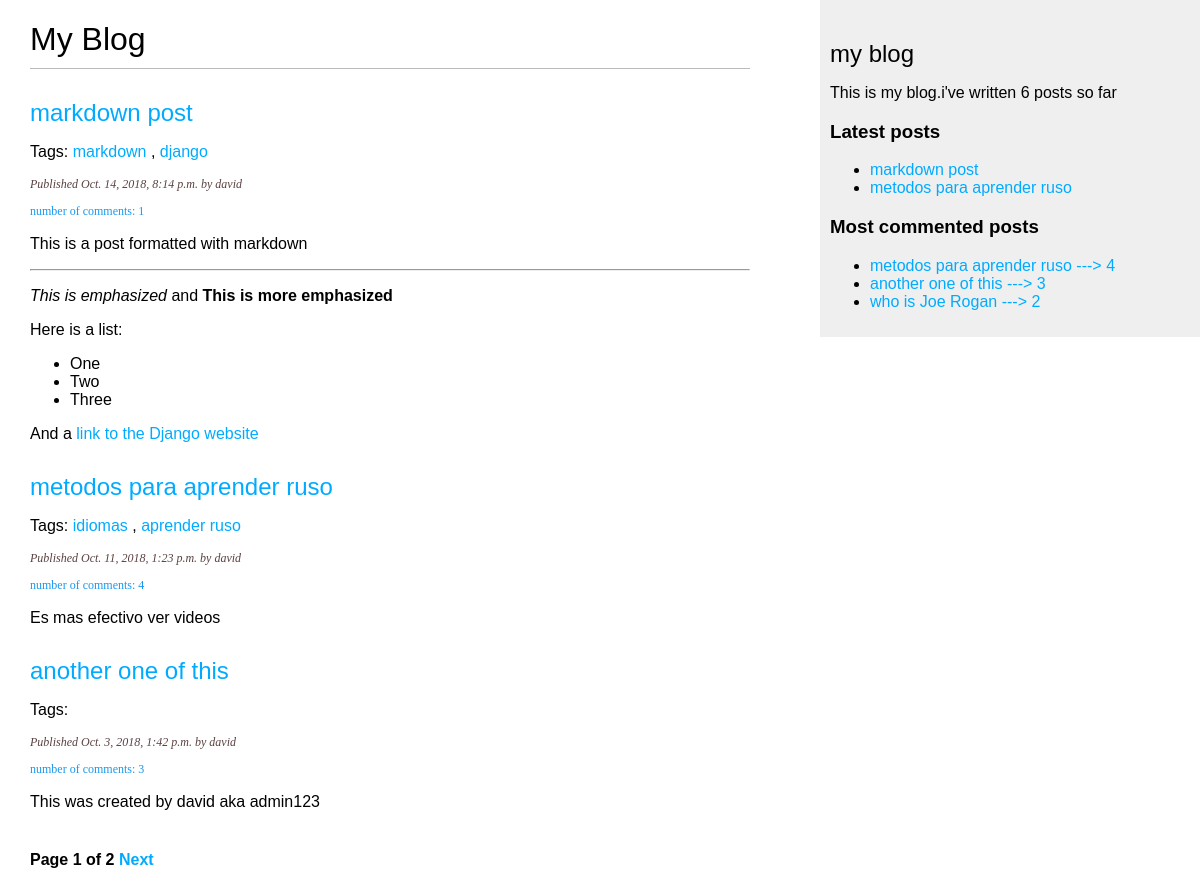
Screenshot of /blog/ with the database file from the repository.
### blog/models.py (models this page shows, shortened)
class Post (models.Model):
  STATUS_CHOICES = (
    ('draft','Draft'),
    ('published','Published'),
  )
  title = models.CharField(max_length=250)
  slug = models.SlugField(max_length=250,unique_for_date='publish')
  author = models.ForeignKey(User,on_delete=models.CASCADE,related_name='blog_posts')
  body = models.TextField()
  publish = models.DateTimeField(default=timezone.now)
  created = models.DateTimeField(auto_now_add=True)
  updated = models.DateTimeField(auto_now=True)
  status = models.CharField(max_length=10,choices=STATUS_CHOICES,default='draft')
  tags = TaggableManager()
  objects = models.Manager() # The default manager
  published = PublishedManager() # our custom manager
  class Meta:
    ordering = ('-publish',)
  def get_absolute_url(self):
    return reverse('blog:post_detail',
                       args=[self.publish.year,
                             self.publish.month,
                             self.publish.day,
                             self.slug])

### blog/views.py (the view)
# urls.py: path('',views.post_list, name='post_list'),
def post_list(request,tag_slug=None):
  object_list = Post.published.all()
  tag = None
  if tag_slug:
    tag = get_object_or_404(Tag,slug=tag_slug)
    object_list = object_list.filter(tags__in=[tag])
  paginator = Paginator(object_list,3)
  page = request.GET.get('page')
  try:
    posts = paginator.page(page)
  except PageNotAnInteger :
    posts = paginator.page(1)
  except EmptyPage:
    posts = paginator.page(paginator.num_pages)
  return render(request,'blog/post/list.html', {'page':page,'posts':posts,'tag':tag})

### blog/models.py (called while the page is built)
  def get_queryset(self):
    return super(PublishedManager,self).get_queryset().filter(status='published')

### blog/templatetags/blog_tags.py (called while the page is built)
@register.filter(name='markdown')
def markdown_format(text):
  return mark_safe(markdown.markdown(text))

@register.simple_tag
def get_most_commented_posts(count=3):
  return Post.published.annotate(total_comments=Count('comments')).order_by('-total_comments')[:count]

@register.simple_tag
def total_posts():
  return Post.published.count()

@register.inclusion_tag('blog/post/latest_posts.html')
def show_latest_posts(count=5):
  latest_posts = Post.published.order_by('-publish')[:count]
  return {'latest_posts':latest_posts}

### blog/templates/blog/post/list.html (shortened to what this page needs)
{% extends "blog/base.html" %}
{% load blog_tags %}
{%block content%}
  <h1>My Blog</h1>
  {% for post in posts %}
  <h2>
    <a href="{{ post.get_absolute_url }}">
        {{post.title}}
    </a>
  </h2>
  <p class="tags">
    Tags:
        {% for tag in post.tags.all %}
        <a href="{% url "blog:post_list_by_tag" tag.slug %}">
          {{tag.name}}
        </a>
        {% if not forloop.last %} , {% endif %}
        {% endfor %}
  </p>
  <p class="date">
    Published {{post.publish}} by {{post.author}}
  </p>
  <p class="numComments">
    number of comments: {{post.comments.count}}
  </p>
  {{post.body|markdown|truncatewords_html:30}}
  {% endfor %}
  {% include "pagination.html" with page=posts %}
{%endblock%}

### blog/templates/blog/base.html (shortened to what this page needs)
{% load blog_tags %}
{% load static %}
<!DOCTYPE html>
<html>
<head>
  <link rel="stylesheet" href="{% static "css/blog.css" %}">
</head>
<body>
  <div id="content">
    {% block content %}
    {% endblock %}
  </div>
  <div id="sidebar">
    <h2>my blog</h2>
    <p>This is my blog.i've written {% total_posts %} posts so far</p>
    <h3>Latest posts</h3>
    {% show_latest_posts 2 %}
    <h3>Most commented posts</h3>
    {% get_most_commented_posts as most_commented_posts  %}
    <ul>
       {% for post in most_commented_posts %}
       <li>
         <a href="{{ post.get_absolute_url }}">{{post.title}} ---> {{post.comments.count}}</a>
       </li>
       {% endfor %}
    </ul>
  </div>
</body>
</html>

### blog/templates/blog/post/latest_posts.html
<ul>
  {% for post in latest_posts %}
  <li>
    <a href="{{post.get_absolute_url}}">{{ post.title }}</a>
  </li>
  {% endfor %}
</ul>

### blog/static/css/blog.css (style rules this page uses)
body { margin:0; padding:0; font-family:helvetica, sans-serif; }
a { color:#00abff; text-decoration:none; }
h1 { font-weight:normal; border-bottom:1px solid #bbb; padding:0 0 10px 0; }
h2 { font-weight:normal; margin:30px 0 0; }
#content { float:left; width:60%; padding:0 0 0 30px; }
#sidebar { float:right; width:30%; padding:10px; background:#efefef; height:100%; }
p.numComments { color: #1898ee; font-family: georgia, serif; font-size: 12px; }
p.date { color:rgb(90, 65, 65); font-family: georgia, serif; font-size: 12px; font-style: italic; }

### rows the page displays
Post: title "markdown post", publish "Oct. 14, 2018, 8:14 p.m.", author "david", comments.count "1", body "This is a post formatted with markdown This is emphasized and This is more emphasized Here is a list: One Two Three And a link to the Django website"
Tag: name "markdown"
Tag: name "django"
Post: title "metodos para aprender ruso", publish "Oct. 11, 2018, 1:23 p.m.", author "david", comments.count "4", body "Es mas efectivo ver videos"
Tag: name "idiomas"
Tag: name "aprender ruso"
Post: title "another one of this", publish "Oct. 3, 2018, 1:42 p.m.", author "david", comments.count "3", body "This was created by david aka admin123"
Post: title "who is Joe Rogan", comments.count "2"

### other values shown
{{ page.number }} "1"
{{ page.paginator.num_pages }} "2"
